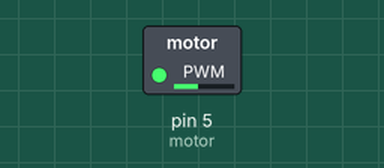
This sketch was run on a simulated Arduino Uno, built with avr-gcc and run on an emulated ATmega328P. Parts: switched loads named in the sketch (green lamp = pin HIGH).

Above: at 0.05 s.
At 5.45 s:
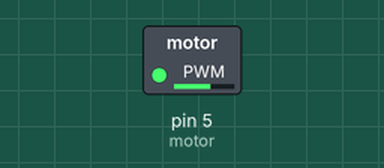
At 10.95 s:
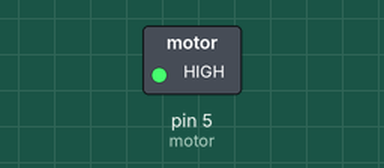
At 21.95 s:
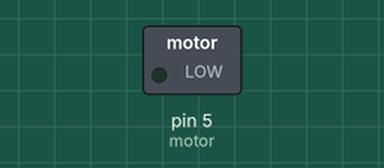
Timing chart, 0 to 28.6 s (numbered marks = the images above):
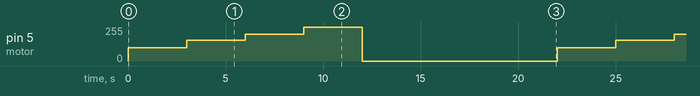

The sketch:

FAN_speed_test.ino
```cpp
int motor = 5;

void setup() {

}

void loop() {
  analogWrite(motor, 100);
  delay(3000);
  analogWrite(motor, 155);
  delay(3000);
  analogWrite(motor, 200);
  delay(3000);
  analogWrite(motor, 255);
  delay(3000);
  analogWrite(motor, 0);
  delay(10000);
}
```

Measured:
- by itself, pin 5 (motor): repeats every 22.0 s: 155/255 3.0 s, 200/255 3.0 s, 255/255 3.0 s, 0/255 10.0 s, 100/255 3.0 s
